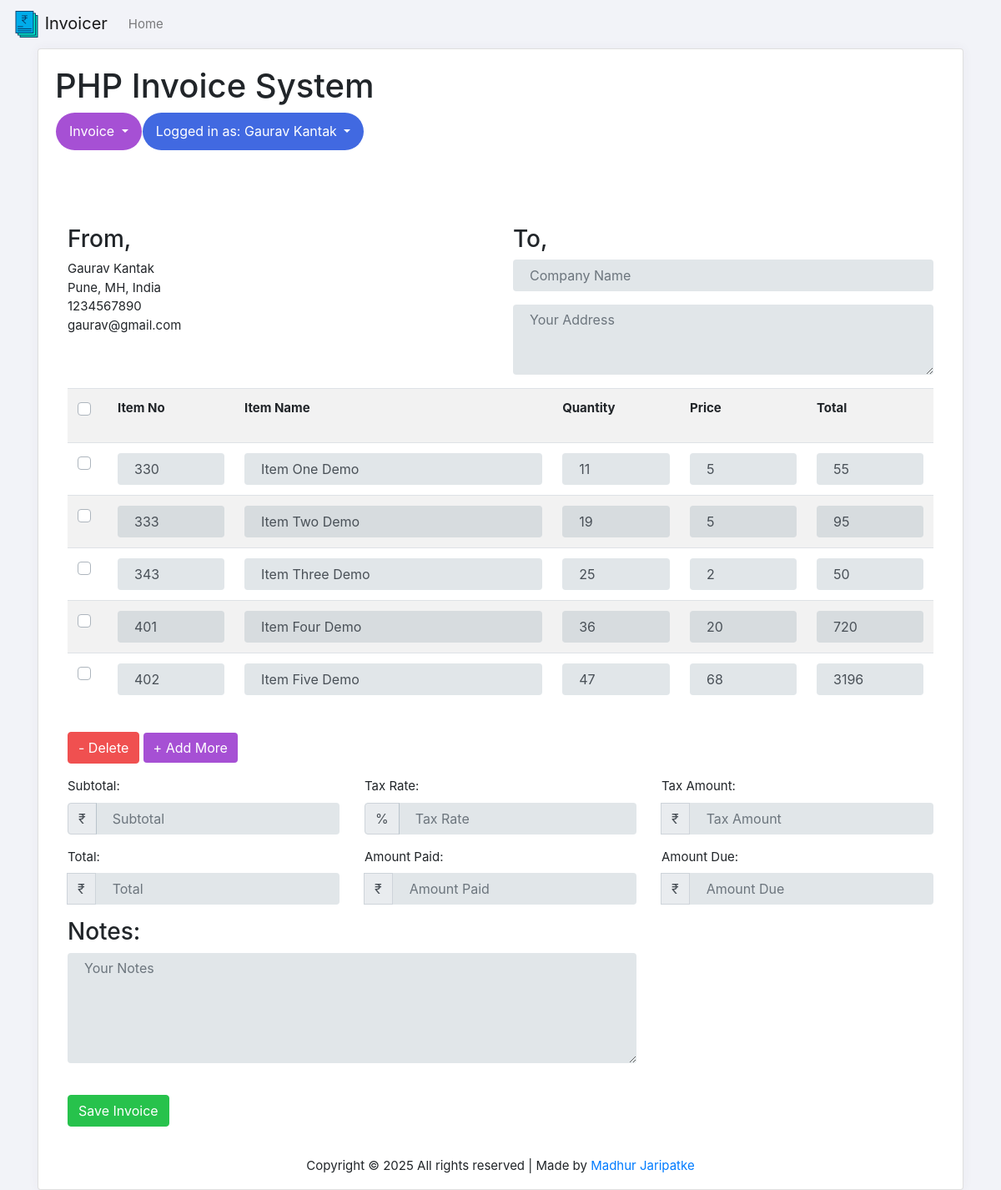
Page /edit_invoice.php?update_id=5 (signed in) on the committed database.
### tables this page shows
CREATE TABLE `invoice_order_item` (
  `order_id` int(11) NOT NULL,
  `item_code` varchar(255) NOT NULL,
  `item_name` varchar(255) NOT NULL,
  `order_item_quantity` varchar(255) NOT NULL,
  `order_item_price` varchar(255) NOT NULL,
  `order_item_final_amount` varchar(255) NOT NULL
);

### Invoice.php (called while the page is built, shortened)
<?php
class Invoice{
	private $host  = 'localhost';
    private $user  = 'root';
    private $password   = "";
    private $database  = "invoice";
    private $invoiceOrderTable = 'invoice_order';
	private $invoiceOrderItemTable = 'invoice_order_item';
	private $dbConnect = false;
    public function __construct(){
        if(!$this->dbConnect){
            $conn = new mysqli($this->host, $this->user, $this->password, $this->database);
            if($conn->connect_error){
                die("Error failed to connect to MySQL: " . $conn->connect_error);
            }else{
                $this->dbConnect = $conn;
            }
        }
    }
	private function getData($sqlQuery) {
		$result = mysqli_query($this->dbConnect, $sqlQuery);
		$data= array();
		while ($row = mysqli_fetch_array($result, MYSQLI_ASSOC)) {
			$data[]=$row;
		}
		return $data;
	}
	public function getInvoice($invoiceId){
		$sqlQuery = "SELECT * FROM ".$this->invoiceOrderTable."
			WHERE user_id = '".$_SESSION['userid']."' AND order_id = '$invoiceId'";
		$result = mysqli_query($this->dbConnect, $sqlQuery);
		$row = mysqli_fetch_array($result, MYSQLI_ASSOC);
		return $row;
	}
	public function getInvoiceItems($invoiceId){
		$sqlQuery = "SELECT * FROM ".$this->invoiceOrderItemTable."
			WHERE order_id = '$invoiceId'";
		return  $this->getData($sqlQuery);
	}
}
?>

### edit_invoice.php (the view, shortened to what this page needs)
<?php
include('header.php');
include 'Invoice.php';
$invoice = new Invoice();
$invoice->checkLoggedIn();
if(!empty($_GET['update_id']) && $_GET['update_id']) {
	$invoiceValues = $invoice->getInvoice($_GET['update_id']);
	$invoiceItems = $invoice->getInvoiceItems($_GET['update_id']);
}
?>
<link href="css/style.css" rel="stylesheet">
<?php include('container.php');?>
<div class="container content-invoice">
    	<div class="cards">
    		<div class="card-bodys">
    			<form action="" id="invoice-form" method="post" class="invoice-form" role="form" novalidate="">
	    	<div class="load-animate animated fadeInUp">
		    	<div class="row">
		    		<div class="col-xs-12">
		    			<h1 class="title">PHP Invoice System</h1>
						<?php include('menu.php');?>
		    		</div>
		    	</div>
		    	<div class="row">
		      		<div class="col-xs-12 col-sm-6 col-md-6 col-lg-6">
		      			<h3>From,</h3>
						<?php echo $_SESSION['user']; ?><br>
						<?php echo $_SESSION['address']; ?><br>
						<?php echo $_SESSION['mobile']; ?><br>
						<?php echo $_SESSION['email']; ?><br>
		      		</div>
		      		<div class="col-xs-12 col-sm-6 col-md-6 col-lg-6">
		      			<h3>To,</h3>
		      			<div class="form-group">
							<input value="<?php echo $invoiceValues['order_receiver_name']; ?>" type="text" class="form-control" name="companyName" id="companyName" placeholder="Company Name" autocomplete="off">
						</div>
						<div class="form-group">
							<textarea class="form-control" rows="3" name="address" id="address" placeholder="Your Address"><?php echo
							 $invoiceValues['order_receiver_address']; ?></textarea>
						</div>
		      		</div>
		      	</div>
		      	<div class="row">
		      		<div class="col-xs-12 col-sm-12 col-md-12 col-lg-12">
		      			<table class="table table-condensed table-striped" id="invoiceItem">
							<tr>
								<th width="2%">
								  <div class="custom-control custom-checkbox mb-3">
                                  </div>
                                </th>
								<th width="15%">Item No</th>
								<th width="38%">Item Name</th>
								<th width="15%">Quantity</th>
								<th width="15%">Price</th>
								<th width="15%">Total</th>
							</tr>
							<?php
							$count = 0;
							foreach($invoiceItems as $invoiceItem){
								$count++;
							?>
							<tr>
								<td><div class="custom-control custom-checkbox">
		                        </div></td>
								<td><input type="text" value="<?php echo $invoiceItem["item_code"]; ?>" name="productCode[]" id="productCode_<?php echo $count; ?>" class="form-control" autocomplete="off"></td>
								<td><input type="text" value="<?php echo $invoiceItem["item_name"]; ?>" name="productName[]" id="productName_<?php echo $count; ?>" class="form-control" autocomplete="off"></td>
								<td><input type="number" value="<?php echo $invoiceItem["order_item_quantity"]; ?>" name="quantity[]" id="quantity_<?php echo $count; ?>" class="form-control quantity" autocomplete="off"></td>
								<td><input type="number" value="<?php echo $invoiceItem["order_item_price"]; ?>" name="price[]" id="price_<?php echo $count; ?>" class="form-control price" autocomplete="off"></td>
								<td><input type="number" value="<?php echo $invoiceItem["order_item_final_amount"]; ?>" name="total[]" id="total_<?php echo $count; ?>" class="form-control total" autocomplete="off"></td>
							</tr>
							<?php } ?>
						</table>
		      		</div>
		      	</div>
		      	<div class="row mt-3 mb-3">
		      		<div class="col-xs-12 col-sm-3 col-md-3 col-lg-3">
		      			<button class="btn btn-danger delete" id="removeRows" type="button">- Delete</button>
		      			<button class="btn btn-invoice border-0" id="addRows" type="button">+ Add More</button>
		      		</div>
		      	</div>
		      	<div class="row">
				 	    <div class="col-xs-12 col-sm-4 col-md-4 col-lg-4">
							<div class="form-group">
								<label>Subtotal: &nbsp;</label>
								<div class="input-group">
									<div class="input-group-prepend currency">
										<span class="input-group-text currency">₹</span>
									</div>
									<input value="<?php echo $invoiceValues['order_total_before_tax']; ?>" type="number" class="form-control" name="subTotal" id="subTotal" placeholder="Subtotal">
								</div>
							</div>
						</div>
						<div class="col-xs-12 col-sm-4 col-md-4 col-lg-4">
							<div class="form-group">
								<label>Tax Rate: &nbsp;</label>
								<div class="input-group">
								<div class="input-group-prepend">
									<span class="input-group-text">%</span>
								</div>
									<input value="<?php echo $invoiceValues['order_tax_per']; ?>" type="number" class="form-control" name="taxRate" id="taxRate" placeholder="Tax Rate">
								</div>
							</div>
						</div>
						<div class="col-xs-12 col-sm-4 col-md-4 col-lg-4">
							<div class="form-group">
								<label>Tax Amount: &nbsp;</label>
								<div class="input-group">
									<div class="input-group-append currency"><span class="input-group-text">₹</span></div>
									<input value="<?php echo $invoiceValues['order_total_tax']; ?>" type="number" class="form-control" name="taxAmount" id="taxAmount" placeholder="Tax Amount">
								</div>
							</div>
							</div>
							<div class="col-xs-12 col-sm-4 col-md-4 col-lg-4">
							<div class="form-group">
								<label>Total: &nbsp;</label>
								<div class="input-group">
									<div class="input-group-append currency"><span class="input-group-text">₹</span></div>
									<input value="<?php echo $invoiceValues['order_total_after_tax']; ?>" type="number" class="form-control" name="totalAftertax" id="totalAftertax" placeholder="Total">
								</div>
							</div>
							</div>
							<div class="col-xs-12 col-sm-4 col-md-4 col-lg-4">
							<div class="form-group">
								<label>Amount Paid: &nbsp;</label>
								<div class="input-group">
									<div class="input-group-append currency"><span class="input-group-text">₹</span></div>
									<input value="<?php echo $invoiceValues['order_amount_paid']; ?>" type="number" class="form-control" name="amountPaid" id="amountPaid" placeholder="Amount Paid">
								</div>
							</div>
							</div>
							<div class="col-xs-12 col-sm-4 col-md-4 col-lg-4">
							<div class="form-group">
								<label>Amount Due: &nbsp;</label>
								<div class="input-group">
									<div class="input-group-append currency"><span class="input-group-text">₹</span></div>
									<input value="<?php echo $invoiceValues['order_total_amount_due']; ?>" type="number" class="form-control" name="amountDue" id="amountDue" placeholder="Amount Due">
								</div>
							</div>
							</div>
		     		<div class="col-xs-12 col-sm-8 col-md-8 col-lg-8">
		      			<h3>Notes: </h3>
		      			<div class="form-group">
							<textarea class="form-control txt" rows="5" name="notes" id="notes" placeholder="Your Notes"><?php echo $invoiceValues['note']; ?></textarea>
						</div>
						<br>
						<div class="form-group">
			      			<input data-loading-text="Updating Invoice..." type="submit" name="invoice_btn" value="Save Invoice" class="btn btn-success submit_btn invoice-save-btm">
			      		</div>
		      		</div>
		      	</div>
	      	</div>
		</form>
    		</div>
    	</div>
    </div>
</div>
<?php include('footer.php');?>

### css/style.css (style rules this page uses)
html { background-color: transparent; position: relative; min-height: 100%; }
body { font-size: 15px; line-height: 1.5; }
.btn-success, .panel-success { background-color: #27c24c !important; border-color: #27c24c !important; color: #fff !important; }
.btn-invoice { border-color: #7266ba; color: #fff !important; background-color: #a650d4; }
.btn-danger, .panel-danger { background-color: #f05050; border-color: #f05050; color: #fff !important; }
input[type="number"] { -moz-appearance: textfield; }
.form-control { border: none; background-color: rgba(96, 125, 139, 0.19); padding-left: 1.25rem; padding-right: 1.25rem; -webkit-transition: background-color 0.3s ease; transition: background-color 0.3s ease; }
body { background: #f2f3f8; }

### rows in the picture
invoice_order_item: item_code "330", item_name "Item One Demo", order_item_quantity "11", order_item_price "5", order_item_final_amount "55"
invoice_order_item: item_code "333", item_name "Item Two Demo", order_item_quantity "19", order_item_price "5", order_item_final_amount "95"
invoice_order_item: item_code "343", item_name "Item Three Demo", order_item_quantity "25", order_item_price "2", order_item_final_amount "50"
invoice_order_item: item_code "401", item_name "Item Four Demo", order_item_quantity "36", order_item_price "20", order_item_final_amount "720"
invoice_order_item: item_code "402", item_name "Item Five Demo", order_item_quantity "47", order_item_price "68", order_item_final_amount "3196"

### other values in the picture
$_SESSION['user'] "Gaurav Kantak"
$_SESSION['address'] "Pune, MH, India"
$_SESSION['mobile'] "1234567890"
$_SESSION['email'] "gaurav@gmail.com"
